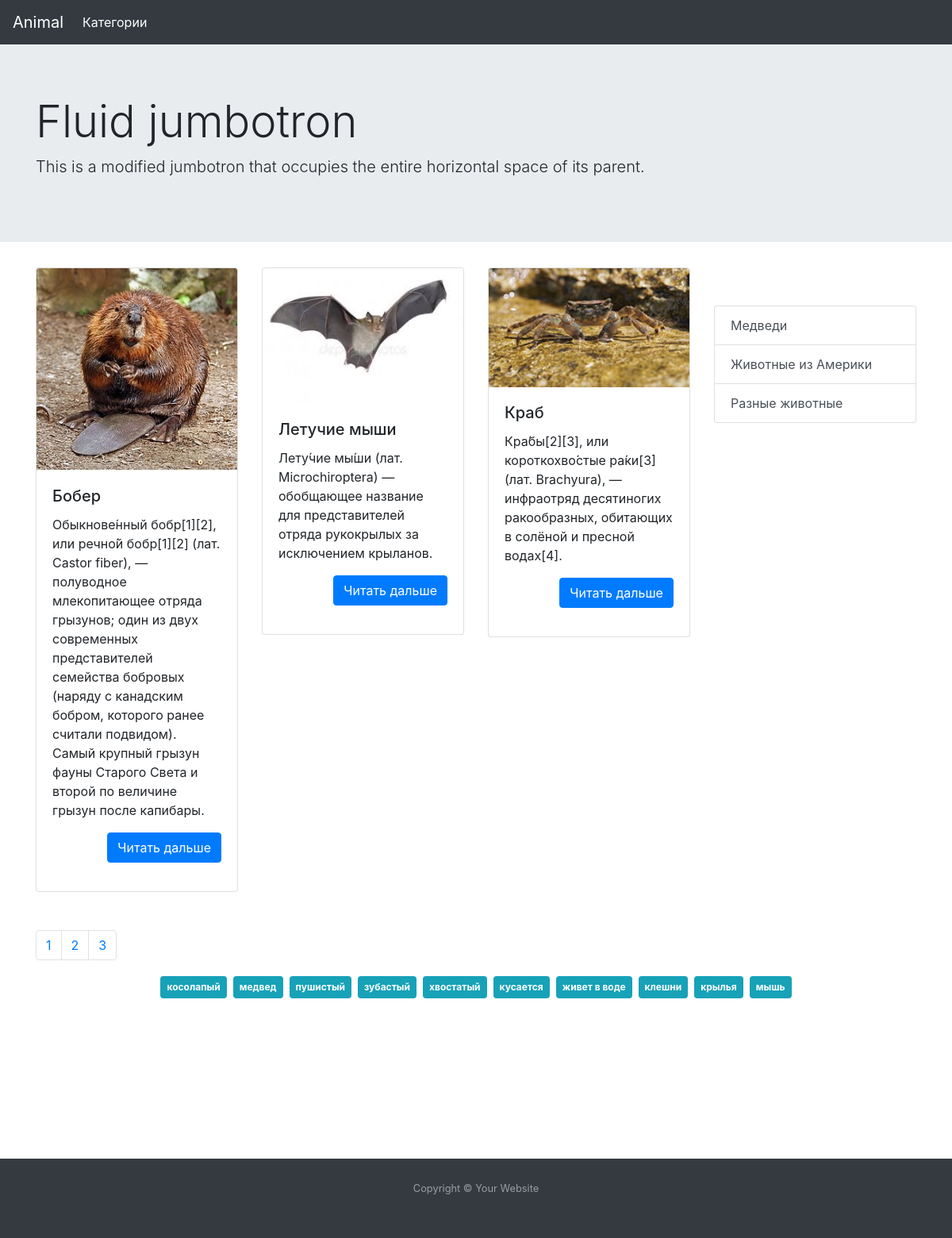
The page / on the database its author committed.
### tables this page shows
CREATE TABLE `info` (
  `id` int(11) NOT NULL,
  `title` varchar(255) NOT NULL,
  `category` int(11) NOT NULL,
  `descr_min` text NOT NULL,
  `description` text NOT NULL,
  `image` varchar(500) DEFAULT NULL
);

CREATE TABLE `category` (
  `id` int(11) NOT NULL,
  `category` varchar(255) NOT NULL,
  `slug` varchar(255) NOT NULL,
  `image` text NOT NULL,
  `description` text NOT NULL
);

### template/header.php (called while the page is built, shortened)
<?php
require_once('core/functions.php');
$conn = connect();
$cat = get_all_cat_info($conn);
require_once('template/header_html.php');
?>

### core/functions.php (called while the page is built, shortened)
<?php
function select_main ($conn) {
    $offset = 0;
    $sql = "SELECT * FROM info ORDER BY id DESC LIMIT 3 OFFSET ".$offset*3;
    $result = mysqli_query($conn, $sql);
    $a = array();
    if (mysqli_num_rows($result) > 0) {
        while($row = $result->fetch_assoc()) {
            $a[] = $row;
        }
    }
    return $a;
}
function pagination_count ($conn) {
    $sql = "SELECT * FROM info";
    $result = mysqli_query($conn, $sql);
    $result = mysqli_num_rows($result);
    return ceil($result/3);
}
function get_all_tags ($conn) {
    $sql = "SELECT DISTINCT(tag) FROM tag";
    $result = mysqli_query($conn, $sql);
    $a = array();
    if (mysqli_num_rows($result) > 0) {
        while($row = $result->fetch_assoc()) {
            $a[] = $row['tag'];
        }
    }
    return $a;
}
function get_all_cat_info ($conn) {
    $sql = "SELECT * FROM category";
    $result = mysqli_query($conn, $sql);
    $a = array();
    if (mysqli_num_rows($result) > 0) {
        while($row = $result->fetch_assoc()) {
            $a[] = $row;
        }
    }
    return $a;
}

### main.php (the view, shortened to what this page needs)
<?php
require_once('template/header.php');
$data = select_main($conn);
$countPage = pagination_count($conn);
$tag = get_all_tags($conn);
?>
<div class="jumbotron jumbotron-fluid">
  <div class="container">
    <h1 class="display-4">Fluid jumbotron</h1>
    <p class="lead">This is a modified jumbotron that occupies the entire horizontal space of its parent.</p>
  </div>
</div>
<div class="container">
    <div class="row">
        <div class="col-lg-9">
            <div class="row">
            <?php
            $out = '';
            for ($i = 0; $i < count($data); $i++) {
                $out .= "<div class='col-lg-4 col-md-6 col-sm-12'>";
                $out .= "<div class='card'>";
                $out .= "<img src='./images/{$data[$i]['image']}' class='card-img-top' alt='Card image cap'>";
                $out .= "<div class='card-body'>";
                $out .= "<h5 class='card-title'>{$data[$i]['title']}</h5>";
                $out .= "<p class='card-text'>{$data[$i]['descr_min']}</p>";
                $out .= '<p class="text-right"><a class="btn btn-primary" href="./article.php?id='.$data[$i]['id'].'">Читать дальше</a></p>';
                $out .= "</div>";
                $out .= "</div>";
                $out .= "</div>";
            }
            echo $out;
            ?>
            </div>
        </div>
        <div class="col-lg-3">
            <?php require_once('template/nav.php') ?>
        </div>
    </div>
</div>
<div class="container">
    <div class="row">
        <div class="col-lg-12 text-center">
            <nav class="mt-5">
                <ul class="pagination">
                    <?php
                        for ($i = 0; $i < $countPage; $i++) {
                            $j = $i + 1;
                            echo "<li class='page-item'><a class='page-link' href='./index.php?page={$i}'>{$j}</a></li>";
                        }
                    ?>
                </ul>
            </nav>
        </div>
        <div class="col-lg-12 text-center">
            <?php
                for ($i = 0; $i < count($tag); $i++) {
                    echo "<a class='badge badge-info m-1 p-2' href='./tag.php?tag={$tag[$i]}' style='padding: 5px;'>{$tag[$i]}</a>";
                }
            ?>
        </div>
    </div>
</div>
<?php
require_once('template/footer.php');
?>

### index.php (shortened to what this page needs)
<?php
$route = $_GET['route'];
if ($route == '' OR $route == '/') {
    require_once 'main.php';
}
?>

### template/header_html.php (shortened to what this page needs)
<!doctype html>
<html lang="en">
<head>
    <link rel="stylesheet" href="https://stackpath.bootstrapcdn.com/bootstrap/4.3.1/css/bootstrap.min.css"
>
    <link rel="stylesheet" href="css/style.css">
</head>
<body>
  <div class="wrap">
      <div class="contant">
        <header>
        <nav class="navbar navbar-expand-lg navbar-dark bg-dark ">
          <a class="navbar-brand" href="./">Animal</a>
          <div class="collapse navbar-collapse" id="navbarSupportedContent">
            <ul class="navbar-nav mr-auto">
              <li class="nav-item active">
                <a class="nav-link" href="#">Категории<span class="sr-only">(current)</span></a>
              </li>
            </ul>
          </div>
        </nav>
      </header>

### template/nav.php
<?php
    $out = '<div class="list-group mt-5">';
    for ($i = 0; $i < count($cat); $i++) {
        $out .= '<a class="list-group-item list-group-item-action" href="./category.php?id='.$cat[$i]['id'].'">'.$cat[$i]['description'].'</a>';
    }
    echo $out;
    echo '</div>';
?>

### template/footer.php (shortened to what this page needs)
</div>
  <footer  class="py-4 bg-dark text-white-50 mt-5 footer text-center">
    <small>Copyright &copy; Your Website</small>
  </footer>
</div>
</body>
</html>

### css/style.css (style rules this page uses)
* { margin: 0; padding: 0; }
html, body { height: 100%; }
.wrap { display: flex; flex-direction: column; }
.contant { padding-bottom: 150px; }
.footer { margin-top: -100px; height: 100px; }

### rows shown on the page
info: image (picture), title "Бобер", descr_min "Обыкнове́нный бобр[1][2], или речно́й бобр[1][2] (лат. Castor fiber), — полуводное млекопитающее отряда грызунов; один из двух современных представителей семейства бобровых (наряду с канадским бобром, которого ранее считали подвидом). Самый крупный грызун фауны Старого Света и второй по величине грызун после капибары."
info: image (picture), title "Летучие мыши", descr_min "Лету́чие мы́ши (лат. Microchiroptera) — обобщающее название для представителей отряда рукокрылых за исключением крыланов."
info: image (picture), title "Краб", descr_min "Кра́бы[2][3], или короткохво́стые ра́ки[3] (лат. Brachyura), — инфраотряд десятиногих ракообразных, обитающих в солёной и пресной водах[4]."
category: description "Медведи"
category: description "Животные из Америки"
category: description "Разные животные"

### other values the page prints
$j "1"
$j "2"
$j "3"
$tag[$i] "косолапый"
$tag[$i] "медвед"
$tag[$i] "пушистый"
$tag[$i] "зубастый"
$tag[$i] "хвостатый"
$tag[$i] "кусается"
$tag[$i] "живет в воде"
$tag[$i] "клешни"
$tag[$i] "крылья"
$tag[$i] "мышь"
